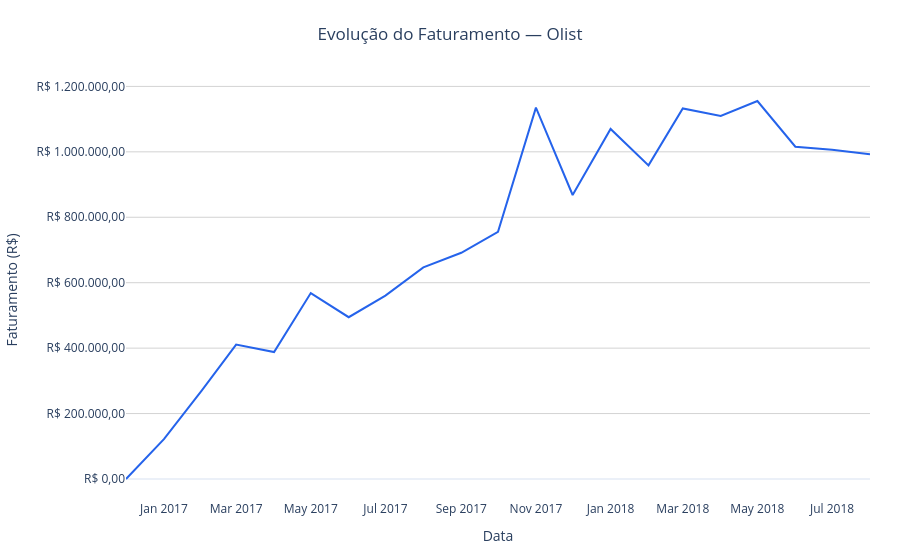

Notebook code for this chart:
### Code cell
fig = px.line(
    sales_data,
    x="date",
    y="revenue",
    title="Evolução do Faturamento — Olist",
    labels={
        "period": "Data",
        "revenue": "Faturamento (R$)"
    },
    template="plotly_white",
    color_discrete_sequence=["#2563EB"],
)

fig.update_layout(
    title=dict(
        x=0.5,  # Centraliza o título
        xanchor="center"
    ),
    xaxis_title="Data",
    yaxis_title="Faturamento (R$)",
    hovermode="x unified",
    margin=dict(l=60, r=30, t=80, b=60),
    separators = ",."
)

fig.update_xaxes(
    showgrid=False,
    tickformat="%b %Y"
)

fig.update_yaxes(
    tickprefix="R$ ",
    tickformat=",.2f",
    separatethousands=True,
    gridcolor="lightgray"
)

fig.show()

### Figure 1 — Plotly figure (JSON) as saved in the notebook; plotly's stock layout.template omitted (floating-point values rounded to 4 significant figures)
{"data": [{"hovertemplate": "date=%{x}<br>Faturamento (R$)=%{y}<extra></extra>", "legendgroup": "", "line": {"color": "#2563EB", "dash": "solid"}, "marker": {"symbol": "circle"}, "mode": "lines", "name": "", "orientation": "v", "showlegend": false, "type": "scatter", "x": ["2016-12-01T00:00:00.000000000", "2017-01-01T00:00:00.000000000", "2017-02-01T00:00:00.000000000", "2017-03-01T00:00:00.000000000", "2017-04-01T00:00:00.000000000", "2017-05-01T00:00:00.000000000", "2017-06-01T00:00:00.000000000", "2017-07-01T00:00:00.000000000", "2017-08-01T00:00:00.000000000", "2017-09-01T00:00:00.000000000", "2017-10-01T00:00:00.000000000", "2017-11-01T00:00:00.000000000", "2017-12-01T00:00:00.000000000", "2018-01-01T00:00:00.000000000", "2018-02-01T00:00:00.000000000", "2018-03-01T00:00:00.000000000", "2018-04-01T00:00:00.000000000", "2018-05-01T00:00:00.000000000", "2018-06-01T00:00:00.000000000", "2018-07-01T00:00:00.000000000", "2018-08-01T00:00:00.000000000"], "xaxis": "x", "y": [19.62, 121900.0, 270800.0, 410800.0, 387900.0, 568300.0, 494500.0, 560400.0, 646700.0, 691400.0, 755300.0, 1135000.0, 868100.0, 1070000.0, 958700.0, 1133000.0, 1110000.0, 1155000.0, 1016000.0, 1007000.0, 992700.0], "yaxis": "y"}], "layout": {"hovermode": "x unified", "legend": {"tracegroupgap": 0}, "margin": {"b": 60, "l": 60, "r": 30, "t": 80}, "separators": ",.", "title": {"text": "Evolução do Faturamento — Olist", "x": 0.5, "xanchor": "center"}, "xaxis": {"anchor": "y", "domain": [0, 1], "showgrid": false, "tickformat": "%b %Y", "title": {"text": "Data"}}, "yaxis": {"anchor": "x", "domain": [0, 1], "gridcolor": "lightgray", "separatethousands": true, "tickformat": ",.2f", "tickprefix": "R$ ", "title": {"text": "Faturamento (R$)"}}}}
